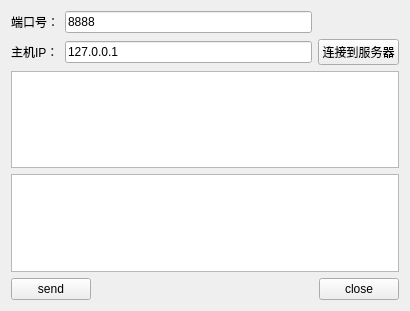
<?xml version="1.0" encoding="UTF-8"?>
<ui version="4.0">
 <class>TcpClient</class>
 <widget class="QWidget" name="TcpClient">
  <property name="geometry">
   <rect>
    <x>0</x>
    <y>0</y>
    <width>410</width>
    <height>311</height>
   </rect>
  </property>
  <property name="windowTitle">
   <string>TcpClient</string>
  </property>
  <layout class="QGridLayout" name="gridLayout_2">
   <item row="0" column="0">
    <layout class="QGridLayout" name="gridLayout">
     <item row="0" column="0" colspan="2">
      <layout class="QHBoxLayout" name="horizontalLayout_2">
       <item>
        <widget class="QLabel" name="label">
         <property name="text">
          <string>端口号：</string>
         </property>
        </widget>
       </item>
       <item>
        <widget class="QLineEdit" name="lineEditPort">
         <property name="text">
          <string>8888</string>
         </property>
        </widget>
       </item>
      </layout>
     </item>
     <item row="1" column="0">
      <widget class="QLabel" name="label_2">
       <property name="text">
        <string>主机IP：</string>
       </property>
      </widget>
     </item>
     <item row="1" column="1">
      <widget class="QLineEdit" name="lineEditIP">
       <property name="text">
        <string>127.0.0.1</string>
       </property>
       <property name="readOnly">
        <bool>true</bool>
       </property>
      </widget>
     </item>
     <item row="1" column="2">
      <widget class="QPushButton" name="connectToServer">
       <property name="text">
        <string>连接到服务器</string>
       </property>
      </widget>
     </item>
    </layout>
   </item>
   <item row="1" column="0">
    <widget class="QTextEdit" name="textEditRead">
     <property name="readOnly">
      <bool>true</bool>
     </property>
    </widget>
   </item>
   <item row="2" column="0">
    <widget class="QTextEdit" name="textEditWrite"/>
   </item>
   <item row="3" column="0">
    <layout class="QHBoxLayout" name="horizontalLayout">
     <item>
      <widget class="QPushButton" name="buttonSend">
       <property name="text">
        <string>send</string>
       </property>
      </widget>
     </item>
     <item>
      <spacer name="horizontalSpacer">
       <property name="orientation">
        <enum>Qt::Horizontal</enum>
       </property>
       <property name="sizeHint" stdset="0">
        <size>
         <width>40</width>
         <height>20</height>
        </size>
       </property>
      </spacer>
     </item>
     <item>
      <widget class="QPushButton" name="buttonClose">
       <property name="text">
        <string>close</string>
       </property>
      </widget>
     </item>
    </layout>
   </item>
  </layout>
 </widget>
 <layoutdefault spacing="6" margin="11"/>
 <resources/>
 <connections/>
</ui>
